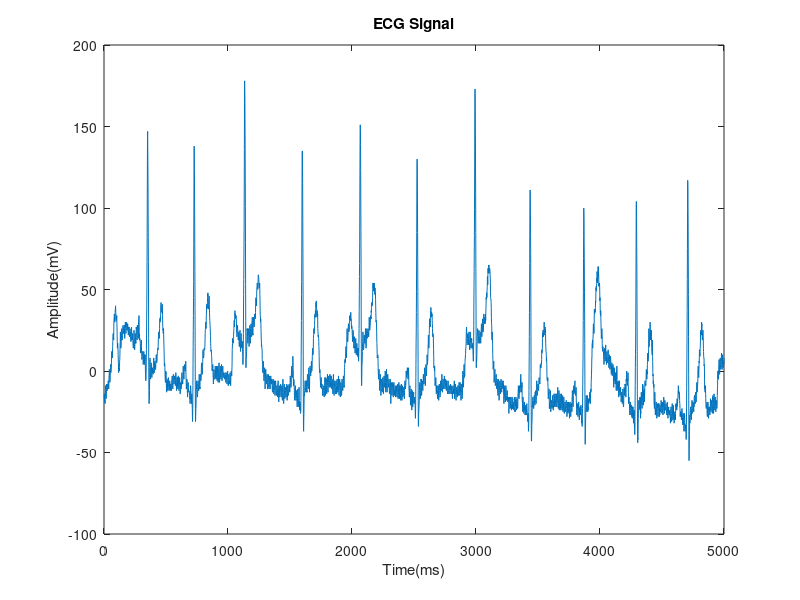
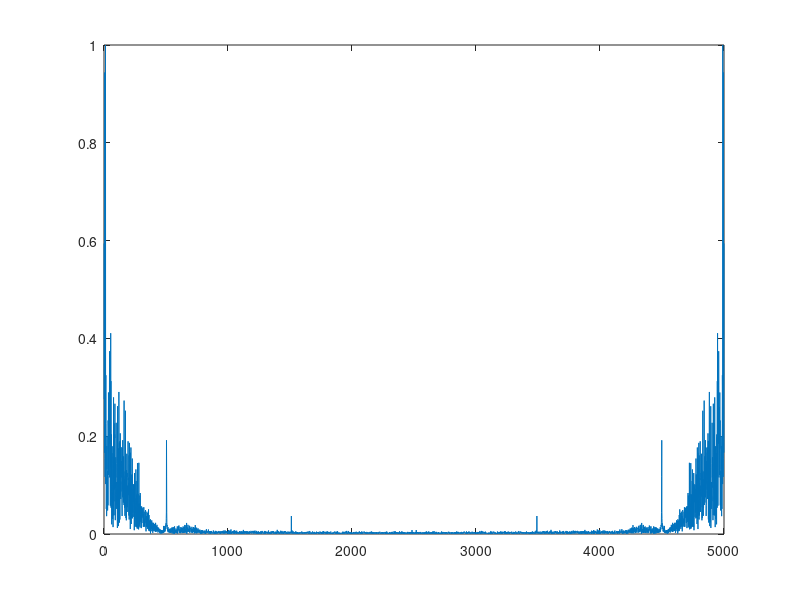
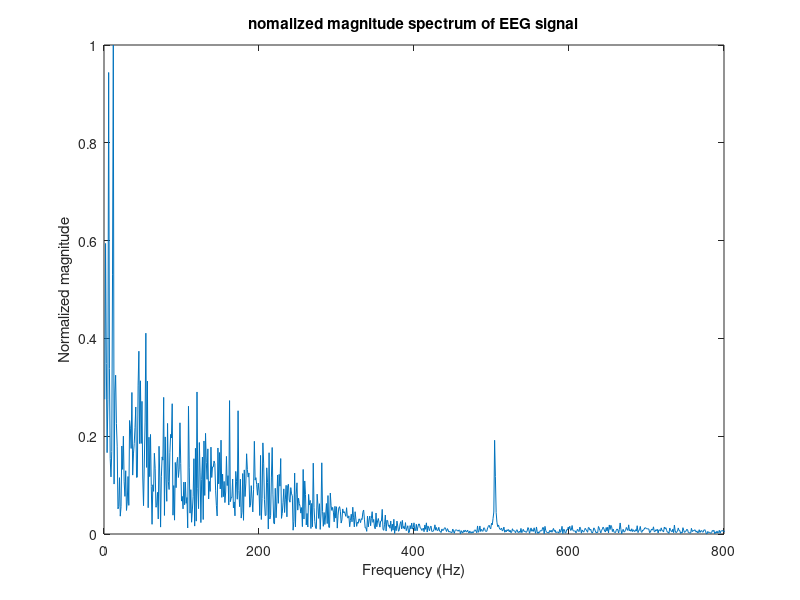
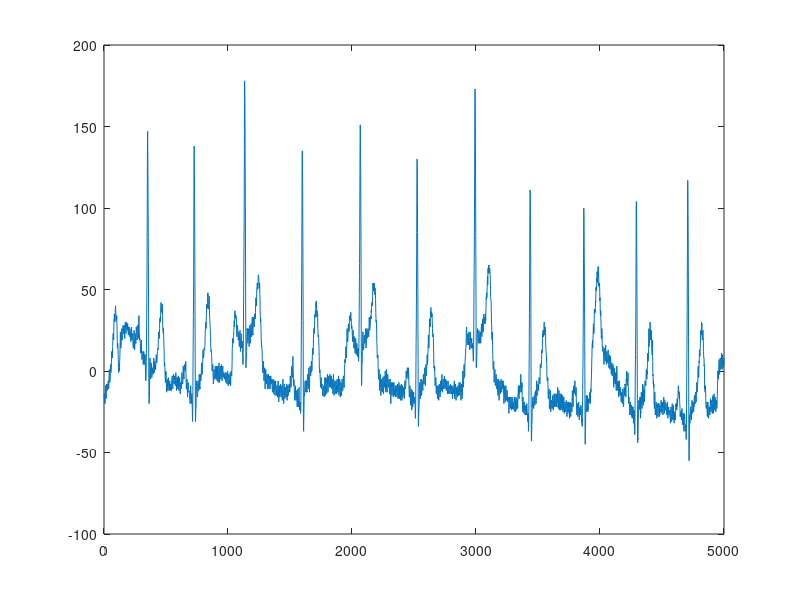

These figures' MATLAB source, in order: (Note: this script raises an error after producing the figures.)
load('rec_1m.mat');
ecg = val(1,:);
figure;
plot(ecg);
title('ECG Signal');
xlabel('Time(ms)');
ylabel('Amplitude(mV)');

%frequency spectrum of the EEG signal
F = fft(ecg);
F = abs(F);
F = F/max(F);
fs = 1000;
figure;
plot(F);

% frequemncy spectrum of EEG signal
F = fft(ecg);
F = abs(F);
F = F/max(F); %normalized frequency
figure;
plot(F);
xlim([0 800]);
title('nomalized magnitude spectrum of EEG signal');
xlabel('Frequency (Hz)');
ylabel('Normalized magnitude');

figure;
plot(ecg);
findpeaks(ecg);
findpeaks(ecg, fs, 'MinpeakDistance', 0.6);


%find R peaks in the ecg signal
[~,locs]= findpeaks(ecg,fs,'Minpeakdistance', 0.6);


%calculate the RR intervals(in seconds)
RR_interval = diff(locs); % difference between consecutive R phase

%plot RR intervals
figure;
plot(RR_interval);
title('RR Intervals');
xlabel('Beat Number')
ylabel('RR intervals(s)')

%calculate BPM
BPM =  60 ./ RR_interval;
figure;
plot(BPM);
title('Instantaneous BPM from ECG');
xlabel('Beat Number')
ylabel('BPM')

average_BPM = mean(BPM);
disp(average_BPM);

mean_rr = mean(RR_interval);
std_rr = std(RR_interval);
median_rr = median(RR_interval);

disp(['Mean of RR interval: ' num2str(mean_rr) 'seconds']);
disp(['Standard Deviation of RR interval: ' num2str(std_rr) 'seconds']);
disp(['Median of RR interval: ' num2str(median_rr) 'seconds']);